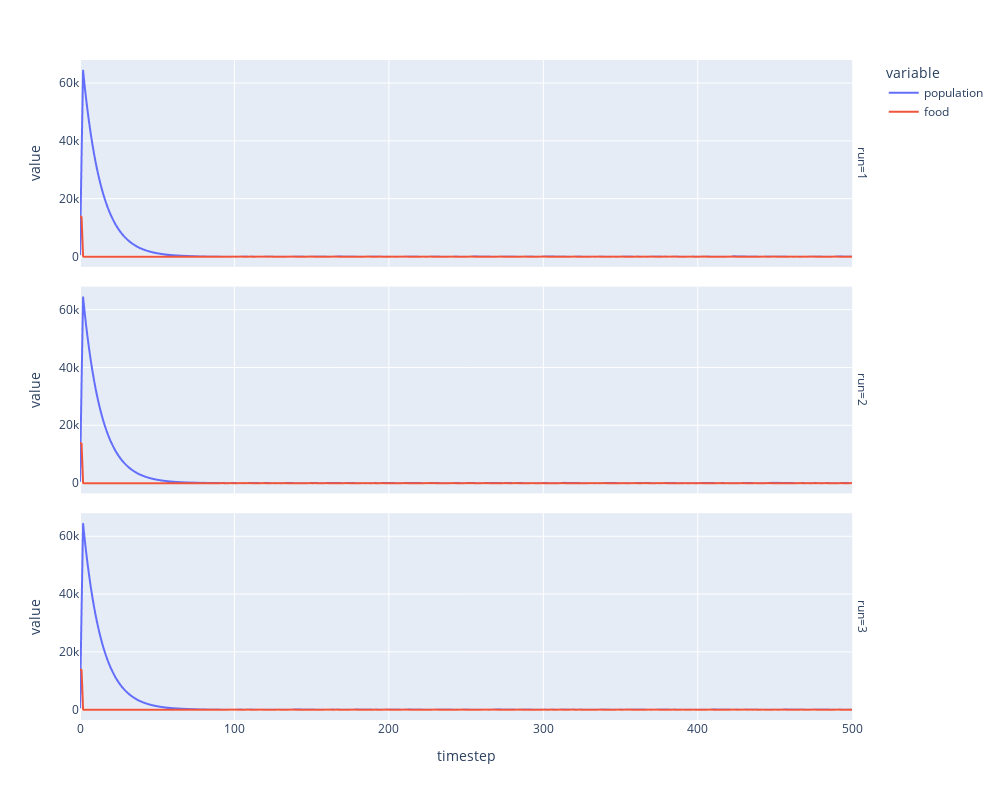

Notebook source saved alongside this figure:
### Markdown cell above
### Simulation Analysis

### Code cell
import plotly.express as px

px.line(df, x='timestep', y=['population', 'food'], facet_row='run', height=800, width=1000)

### Figure 1 — Plotly figure (JSON) as saved in the notebook; plotly's stock layout.template omitted (floating-point values rounded to 4 significant figures; data arrays with more than 128 entries replaced by an {"elided": "..."} marker saying what was removed)
{"data": [{"hovertemplate": "variable=population<br>run=1<br>timestep=%{x}<br>value=%{y}<extra></extra>", "legendgroup": "population", "line": {"color": "#636efa", "dash": "solid"}, "mode": "lines", "name": "population", "showlegend": true, "type": "scattergl", "x": {"elided": "501 int values"}, "xaxis": "x3", "y": {"elided": "501 int values"}, "yaxis": "y3"}, {"hovertemplate": "variable=population<br>run=2<br>timestep=%{x}<br>value=%{y}<extra></extra>", "legendgroup": "population", "line": {"color": "#636efa", "dash": "solid"}, "mode": "lines", "name": "population", "showlegend": false, "type": "scattergl", "x": {"elided": "501 int values"}, "xaxis": "x2", "y": {"elided": "501 int values"}, "yaxis": "y2"}, {"hovertemplate": "variable=population<br>run=3<br>timestep=%{x}<br>value=%{y}<extra></extra>", "legendgroup": "population", "line": {"color": "#636efa", "dash": "solid"}, "mode": "lines", "name": "population", "showlegend": false, "type": "scattergl", "x": {"elided": "501 int values"}, "xaxis": "x", "y": {"elided": "501 int values"}, "yaxis": "y"}, {"hovertemplate": "variable=food<br>run=1<br>timestep=%{x}<br>value=%{y}<extra></extra>", "legendgroup": "food", "line": {"color": "#EF553B", "dash": "solid"}, "mode": "lines", "name": "food", "showlegend": true, "type": "scattergl", "x": {"elided": "501 int values"}, "xaxis": "x3", "y": {"elided": "501 float values"}, "yaxis": "y3"}, {"hovertemplate": "variable=food<br>run=2<br>timestep=%{x}<br>value=%{y}<extra></extra>", "legendgroup": "food", "line": {"color": "#EF553B", "dash": "solid"}, "mode": "lines", "name": "food", "showlegend": false, "type": "scattergl", "x": {"elided": "501 int values"}, "xaxis": "x2", "y": {"elided": "501 float values"}, "yaxis": "y2"}, {"hovertemplate": "variable=food<br>run=3<br>timestep=%{x}<br>value=%{y}<extra></extra>", "legendgroup": "food", "line": {"color": "#EF553B", "dash": "solid"}, "mode": "lines", "name": "food", "showlegend": false, "type": "scattergl", "x": {"elided": "501 int values"}, "xaxis": "x", "y": {"elided": "501 float values"}, "yaxis": "y"}], "layout": {"annotations": [{"font": {}, "showarrow": false, "text": "run=3", "textangle": 90, "x": 0.98, "xanchor": "left", "xref": "paper", "y": 0.1567, "yanchor": "middle", "yref": "paper"}, {"font": {}, "showarrow": false, "text": "run=2", "textangle": 90, "x": 0.98, "xanchor": "left", "xref": "paper", "y": 0.5, "yanchor": "middle", "yref": "paper"}, {"font": {}, "showarrow": false, "text": "run=1", "textangle": 90, "x": 0.98, "xanchor": "left", "xref": "paper", "y": 0.8433, "yanchor": "middle", "yref": "paper"}], "height": 800, "legend": {"title": {"text": "variable"}, "tracegroupgap": 0}, "margin": {"t": 60}, "width": 1000, "xaxis": {"anchor": "y", "domain": [0, 0.98], "title": {"text": "timestep"}}, "xaxis2": {"anchor": "y2", "domain": [0, 0.98], "matches": "x", "showticklabels": false}, "xaxis3": {"anchor": "y3", "domain": [0, 0.98], "matches": "x", "showticklabels": false}, "yaxis": {"anchor": "x", "domain": [0, 0.3133], "title": {"text": "value"}}, "yaxis2": {"anchor": "x2", "domain": [0.3433, 0.6567], "matches": "y", "title": {"text": "value"}}, "yaxis3": {"anchor": "x3", "domain": [0.6867, 1.0], "matches": "y", "title": {"text": "value"}}}}
